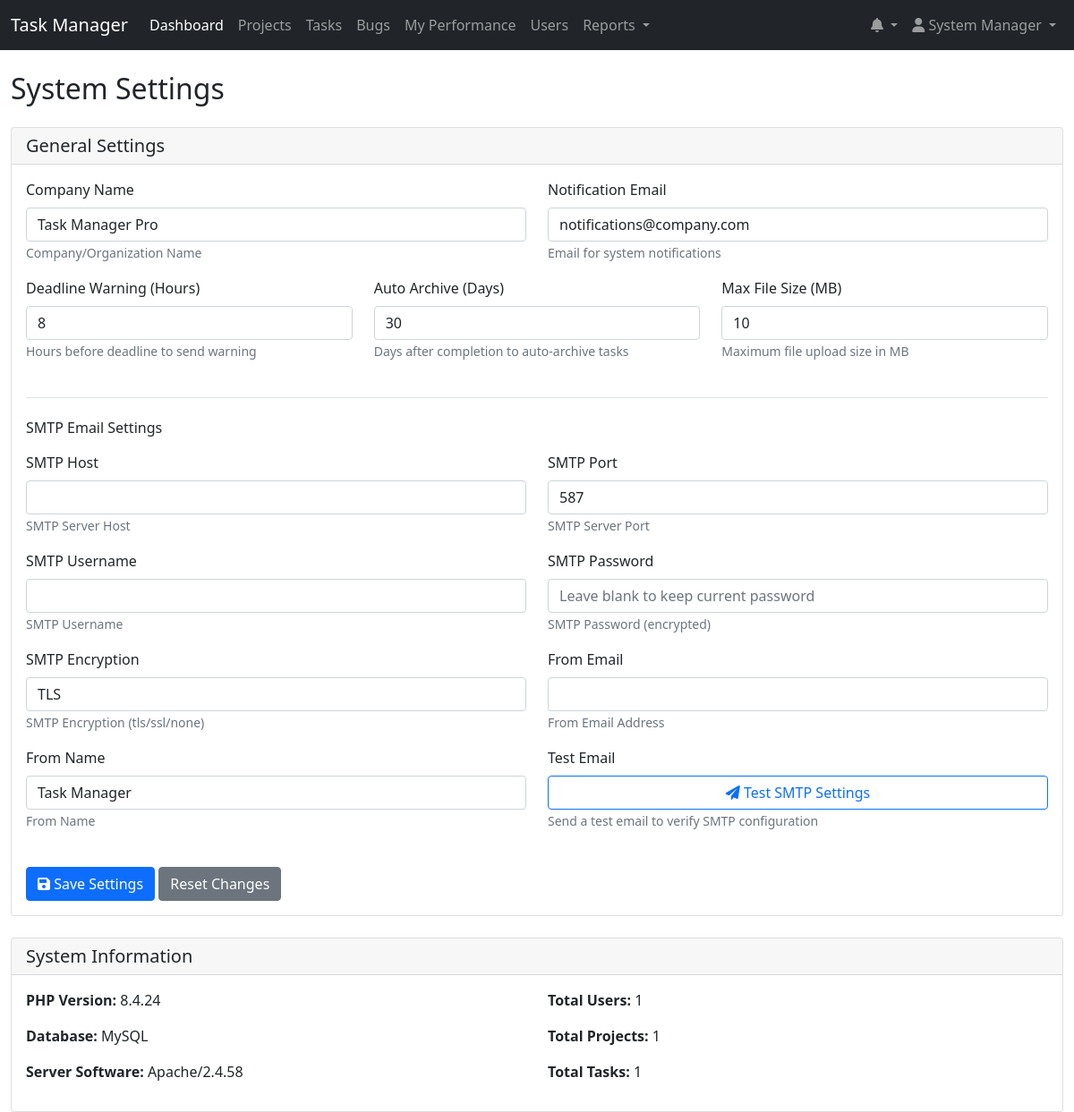
/mark_notification_read.php (signed in), run on an earlier commit of the app's database.
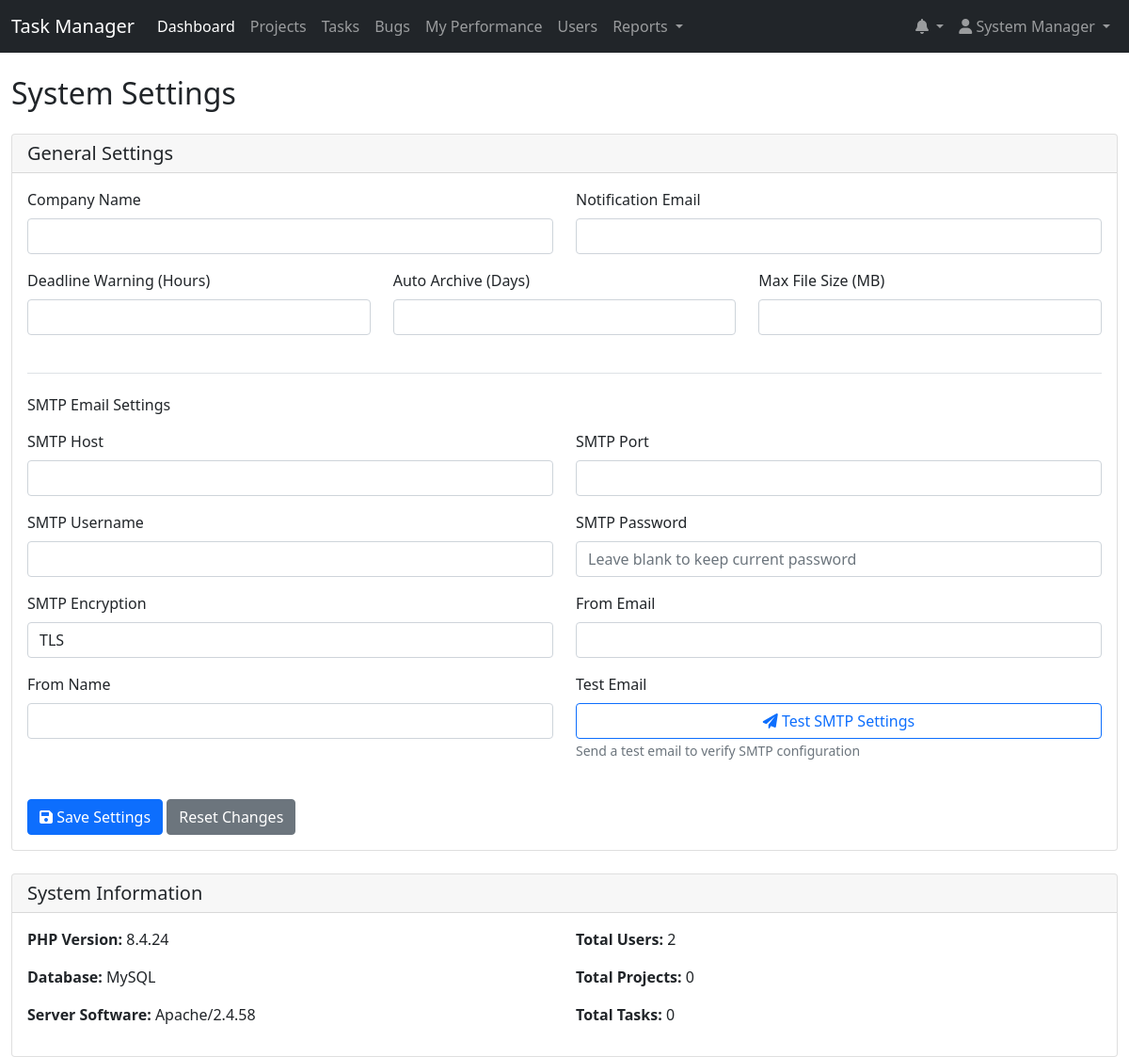
And on a later commit of the database.
### tables this page shows
CREATE TABLE `settings` (
  `id` int(11) NOT NULL,
  `setting_key` varchar(255) NOT NULL,
  `setting_value` text NOT NULL,
  `description` text DEFAULT NULL,
  `updated_at` timestamp NOT NULL DEFAULT current_timestamp() ON UPDATE current_timestamp()
);

### mark_notification_read.php (the view, shortened to what this page needs)
<?php
$database = new Database();
$db = $database->getConnection();
$settings_query = "SELECT * FROM settings";
$settings_stmt = $db->query($settings_query);
$settings = $settings_stmt->fetchAll(PDO::FETCH_ASSOC);
$settings_array = [];
foreach ($settings as $setting) {
    $settings_array[$setting['setting_key']] = $setting;
    if ($setting['setting_key'] === 'smtp_password' && !empty($setting['setting_value'])) {
        $settings_array[$setting['setting_key']]['display_value'] = '********';
    } else {
        $settings_array[$setting['setting_key']]['display_value'] = $setting['setting_value'];
    }
}
?>
<!DOCTYPE html>
<html lang="en">
<head>
    <link href="https://cdn.jsdelivr.net/npm/bootstrap@5.1.3/dist/css/bootstrap.min.css" rel="stylesheet">
    <link href="https://cdnjs.cloudflare.com/ajax/libs/font-awesome/6.0.0/css/all.min.css" rel="stylesheet">
</head>
<body>
    <?php include 'includes/header.php'; ?>
    <div class="container-fluid mt-4">
        <div class="row">
            <div class="col-12">
                <h2 class="mb-4">System Settings</h2>
                <div class="card">
                    <div class="card-header">
                        <h5 class="mb-0">General Settings</h5>
                    </div>
                    <div class="card-body">
                        <form method="POST">
                            <div class="row">
                                <div class="col-md-6 mb-3">
                                    <label class="form-label">Company Name</label>
                                    <input type="text" class="form-control"
                                           name="settings[company_name]"
                                           value="<?= htmlspecialchars($settings_array['company_name']['setting_value']) ?>">
                                    <small class="text-muted"><?= $settings_array['company_name']['description'] ?></small>
                                </div>
                                <div class="col-md-6 mb-3">
                                    <label class="form-label">Notification Email</label>
                                    <input type="email" class="form-control"
                                           name="settings[notification_email]"
                                           value="<?= htmlspecialchars($settings_array['notification_email']['setting_value']) ?>">
                                    <small class="text-muted"><?= $settings_array['notification_email']['description'] ?></small>
                                </div>
                            </div>
                            <div class="row">
                                <div class="col-md-4 mb-3">
                                    <label class="form-label">Deadline Warning (Hours)</label>
                                    <input type="number" class="form-control"
                                           name="settings[deadline_warning_hours]"
                                           value="<?= htmlspecialchars($settings_array['deadline_warning_hours']['setting_value']) ?>">
                                    <small class="text-muted"><?= $settings_array['deadline_warning_hours']['description'] ?></small>
                                </div>
                                <div class="col-md-4 mb-3">
                                    <label class="form-label">Auto Archive (Days)</label>
                                    <input type="number" class="form-control"
                                           name="settings[auto_archive_days]"
                                           value="<?= htmlspecialchars($settings_array['auto_archive_days']['setting_value']) ?>">
                                    <small class="text-muted"><?= $settings_array['auto_archive_days']['description'] ?></small>
                                </div>
                                <div class="col-md-4 mb-3">
                                    <label class="form-label">Max File Size (MB)</label>
                                    <input type="number" class="form-control"
                                           name="settings[max_file_size]"
                                           value="<?= htmlspecialchars($settings_array['max_file_size']['setting_value']) ?>">
                                    <small class="text-muted"><?= $settings_array['max_file_size']['description'] ?></small>
                                </div>
                            </div>
                            <div class="mt-4 pt-4 border-top">
                                <h6 class="mb-3">SMTP Email Settings</h6>
                                <div class="row">
                                    <div class="col-md-6 mb-3">
                                        <label class="form-label">SMTP Host</label>
                                        <input type="text" class="form-control"
                                               name="settings[smtp_host]"
                                               value="<?= htmlspecialchars($settings_array['smtp_host']['setting_value']) ?>">
                                        <small class="text-muted"><?= $settings_array['smtp_host']['description'] ?></small>
                                    </div>
                                    <div class="col-md-6 mb-3">
                                        <label class="form-label">SMTP Port</label>
                                        <input type="number" class="form-control"
                                               name="settings[smtp_port]"
                                               value="<?= htmlspecialchars($settings_array['smtp_port']['setting_value']) ?>">
                                        <small class="text-muted"><?= $settings_array['smtp_port']['description'] ?></small>
                                    </div>
                                </div>
                                <div class="row">
                                    <div class="col-md-6 mb-3">
                                        <label class="form-label">SMTP Username</label>
                                        <input type="text" class="form-control"
                                               name="settings[smtp_username]"
                                               value="<?= htmlspecialchars($settings_array['smtp_username']['setting_value']) ?>">
                                        <small class="text-muted"><?= $settings_array['smtp_username']['description'] ?></small>
                                    </div>
                                    <div class="col-md-6 mb-3">
                                        <label class="form-label">SMTP Password</label>
                                        <input type="password" class="form-control"
                                               name="settings[smtp_password]"
                                               value="<?= htmlspecialchars($settings_array['smtp_password']['display_value']) ?>"
                                               placeholder="Leave blank to keep current password">
                                        <small class="text-muted"><?= $settings_array['smtp_password']['description'] ?></small>
                                    </div>
                                </div>
                                <div class="row">
                                    <div class="col-md-6 mb-3">
                                        <label class="form-label">SMTP Encryption</label>
                                        <select class="form-control" name="settings[smtp_encryption]">
                                            <option value="tls" <?= $settings_array['smtp_encryption']['setting_value'] == 'tls' ? 'selected' : '' ?>>TLS</option>
                                        </select>
                                        <small class="text-muted"><?= $settings_array['smtp_encryption']['description'] ?></small>
                                    </div>
                                    <div class="col-md-6 mb-3">
                                        <label class="form-label">From Email</label>
                                        <input type="email" class="form-control"
                                               name="settings[smtp_from_email]"
                                               value="<?= htmlspecialchars($settings_array['smtp_from_email']['setting_value']) ?>">
                                        <small class="text-muted"><?= $settings_array['smtp_from_email']['description'] ?></small>
                                    </div>
                                </div>
                                <div class="row">
                                    <div class="col-md-6 mb-3">
                                        <label class="form-label">From Name</label>
                                        <input type="text" class="form-control"
                                               name="settings[smtp_from_name]"
                                               value="<?= htmlspecialchars($settings_array['smtp_from_name']['setting_value']) ?>">
                                        <small class="text-muted"><?= $settings_array['smtp_from_name']['description'] ?></small>
                                    </div>
                                    <div class="col-md-6 mb-3">
                                        <label class="form-label">Test Email</label>
                                        <div class="d-grid">
                                            <button type="button" class="btn btn-outline-primary" onclick="testSmtpSettings()">
                                                <i class="fas fa-paper-plane"></i> Test SMTP Settings
                                            </button>
                                        </div>
                                        <small class="text-muted">Send a test email to verify SMTP configuration</small>
                                    </div>
                                </div>
                            </div>
                            <div class="mt-4">
                                <button type="submit" name="update_settings" class="btn btn-primary">
                                    <i class="fas fa-save"></i> Save Settings
                                </button>
                                <button type="reset" class="btn btn-secondary">Reset Changes</button>
                            </div>
                        </form>
                    </div>
                </div>
                <div class="card mt-4">
                    <div class="card-header">
                        <h5 class="mb-0">System Information</h5>
                    </div>
                    <div class="card-body">
                        <div class="row">
                            <div class="col-md-6">
                                <p><strong>PHP Version:</strong> <?= phpversion() ?></p>
                                <p><strong>Database:</strong> MySQL</p>
                                <p><strong>Server Software:</strong> <?= $_SERVER['SERVER_SOFTWARE'] ?></p>
                            </div>
                            <div class="col-md-6">
                                <p><strong>Total Users:</strong>
                                    <?= $db->query("SELECT COUNT(*) FROM users")->fetchColumn() ?>
                                </p>
                                <p><strong>Total Projects:</strong>
                                    <?= $db->query("SELECT COUNT(*) FROM projects")->fetchColumn() ?>
                                </p>
                                <p><strong>Total Tasks:</strong>
                                    <?= $db->query("SELECT COUNT(*) FROM tasks")->fetchColumn() ?>
                                </p>
                            </div>
                        </div>
                    </div>
                </div>
            </div>
        </div>
    </div>
</body>
</html>

### includes/header.php (shortened to what this page needs)
<nav class="navbar navbar-expand-lg navbar-dark bg-dark">
    <div class="container-fluid">
        <a class="navbar-brand" href="dashboard.php">Task Manager</a>
        <div class="collapse navbar-collapse" id="navbarNav">
            <ul class="navbar-nav me-auto">
                <li class="nav-item">
                    <a class="nav-link active" href="dashboard.php">Dashboard</a>
                </li>
                <?php if ($_SESSION['user_role'] == 'manager'): ?>
                <li class="nav-item">
                    <a class="nav-link" href="projects.php">Projects</a>
                </li>
                <?php endif; ?>
                <li class="nav-item">
                    <a class="nav-link" href="tasks.php">Tasks</a>
                </li>
                <li class="nav-item">
                    <a class="nav-link" href="bugs.php">Bugs</a>
                </li>
                <li class="nav-item">
                    <a class="nav-link" href="my_performance.php">My Performance</a>
                </li>
                <?php if ($_SESSION['user_role'] == 'manager'): ?>
                <li class="nav-item">
                    <a class="nav-link" href="users.php">Users</a>
                </li>
                <li class="nav-item dropdown">
                    <a class="nav-link dropdown-toggle" href="#" id="reportsDropdown" role="button" data-bs-toggle="dropdown">
                        Reports
                    </a>
                </li>
                <?php endif; ?>
            </ul>
            <ul class="navbar-nav">
                <li class="nav-item dropdown">
                    <a class="nav-link dropdown-toggle" href="#" id="navbarDropdown" role="button" data-bs-toggle="dropdown">
                        <i class="fas fa-bell"></i>
                    </a>
                </li>
                <li class="nav-item dropdown">
                    <a class="nav-link dropdown-toggle" href="#" id="userDropdown" role="button" data-bs-toggle="dropdown">
                        <i class="fas fa-user"></i> <?= htmlspecialchars($_SESSION['user_name']) ?>
                    </a>
                </li>
            </ul>
        </div>
    </div>
</nav>

What changed in the data, as far as the page shows it:
removed settings: setting_value "Task Manager Pro", description "Company/Organization Name"
removed settings: setting_value "notifications@company.com", description "Email for system notifications"
removed settings: setting_value "8", description "Hours before deadline to send warning"
removed settings: setting_value "30", description "Days after completion to auto-archive tasks"
removed settings: setting_value "10", description "Maximum file upload size in MB"
removed settings: description "SMTP Server Host"
removed settings: setting_value "587", description "SMTP Server Port"
removed settings: description "SMTP Username"
removed settings: description "SMTP Password (encrypted)"
removed settings: setting_value "TLS", description "SMTP Encryption (tls/ssl/none)"
removed settings: description "From Email Address"
removed settings: setting_value "Task Manager", description "From Name"
Also different on the page:
form field value: (not shown) → "TLS"
$db->query("SELECT COUNT(*) FROM users")->fetchColumn(): "1" → "2"
$db->query("SELECT COUNT(*) FROM projects")->fetchColumn(): "1" → "0"
$db->query("SELECT COUNT(*) FROM tasks")->fetchColumn(): "1" → "0"
